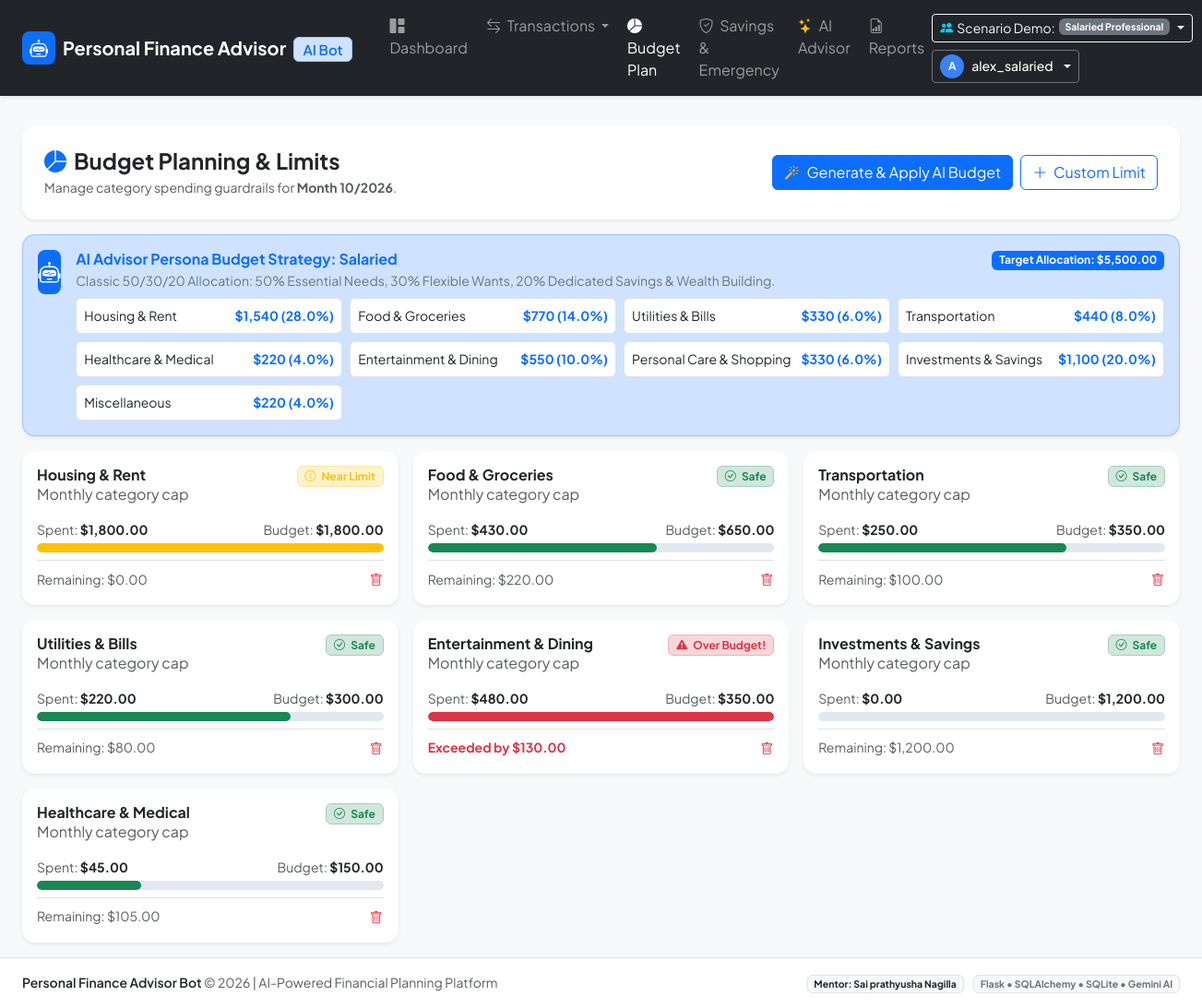
The app's page /budget/ (signed in) with its own data.
### app/models.py (models this page shows, shortened)
class User(UserMixin, db.Model):
    __tablename__ = 'users'
    id = db.Column(db.Integer, primary_key=True)
    username = db.Column(db.String(64), unique=True, nullable=False, index=True)
    email = db.Column(db.String(120), unique=True, nullable=False, index=True)
    password_hash = db.Column(db.String(256), nullable=False)
    persona = db.Column(db.String(32), default='salaried', nullable=False)  # salaried, student, freelancer, household
    monthly_income = db.Column(db.Float, default=0.0)
    currency = db.Column(db.String(8), default='$')
    gemini_api_key = db.Column(db.String(256), nullable=True)
    created_at = db.Column(db.DateTime, default=utc_now)
    incomes = db.relationship('Income', backref='user', lazy=True, cascade='all, delete-orphan')
    expenses = db.relationship('Expense', backref='user', lazy=True, cascade='all, delete-orphan')
    budgets = db.relationship('Budget', backref='user', lazy=True, cascade='all, delete-orphan')
    goals = db.relationship('SavingsGoal', backref='user', lazy=True, cascade='all, delete-orphan')
    chat_messages = db.relationship('ChatMessage', backref='user', lazy=True, cascade='all, delete-orphan')
    reports = db.relationship('FinancialReport', backref='user', lazy=True, cascade='all, delete-orphan')

class Budget(db.Model):
    __tablename__ = 'budgets'
    __table_args__ = (
        db.UniqueConstraint('user_id', 'category', 'month', 'year', name='uq_user_cat_month_year'),
    )
    id = db.Column(db.Integer, primary_key=True)
    user_id = db.Column(db.Integer, db.ForeignKey('users.id'), nullable=False, index=True)
    category = db.Column(db.String(64), nullable=False)
    allocated_amount = db.Column(db.Float, nullable=False)
    month = db.Column(db.Integer, nullable=False)
    year = db.Column(db.Integer, nullable=False)
    notes = db.Column(db.String(256), nullable=True)
    created_at = db.Column(db.DateTime, default=utc_now)

### app/routes/budget.py (the view, shortened to what this page needs)
@budget_bp.route('/', methods=['GET', 'POST'])
@login_required
def index():
    today = date.today()
    month = request.args.get('month', today.month, type=int)
    year = request.args.get('year', today.year, type=int)
    budgets = Budget.query.filter_by(user_id=current_user.id, month=month, year=year).all()
    expenses = Expense.query.filter(
        Expense.user_id == current_user.id,
        db.extract('month', Expense.date) == month,
        db.extract('year', Expense.date) == year
    ).all()
    spending_map = {}
    for exp in expenses:
        spending_map[exp.category] = spending_map.get(exp.category, 0.0) + exp.amount
    budget_cards = []
    total_budgeted = 0.0
    total_spent_budgeted = 0.0
    overspent_count = 0
    for b in budgets:
        spent = spending_map.get(b.category, 0.0)
        remaining = b.allocated_amount - spent
        pct = round((spent / b.allocated_amount) * 100, 1) if b.allocated_amount > 0 else 0.0
        status = 'success'
        if pct > 100:
            status = 'danger'
            overspent_count += 1
        elif pct >= 80:
            status = 'warning'
        total_budgeted += b.allocated_amount
        total_spent_budgeted += spent
        budget_cards.append({
            'id': b.id,
            'category': b.category,
            'allocated': b.allocated_amount,
            'spent': spent,
            'remaining': remaining,
            'percentage': pct,
            'status': status,
            'notes': b.notes
        })
    ai_plan = generate_ai_budget_plan(current_user, month=month, year=year)
    return render_template(
        'budget/index.html',
        budget_cards=budget_cards,
        total_budgeted=total_budgeted,
        total_spent_budgeted=total_spent_budgeted,
        overspent_count=overspent_count,
        ai_plan=ai_plan,
        month=month,
        year=year
    )

### app/templates/budget/index.html (shortened to what this page needs)
{% extends "base.html" %}
{% block content %}
<div class="row g-3">
    <div class="col-12">
        <div class="card p-4 border-0 bg-white shadow-sm">
            <div class="d-flex flex-wrap justify-content-between align-items-center gap-3">
                <div>
                    <h4 class="fw-bold mb-1 text-dark d-flex align-items-center gap-2">
                        <i class="bi bi-pie-chart-fill text-primary"></i> Budget Planning & Limits
                    </h4>
                    <p class="text-muted small mb-0">
                        Manage category spending guardrails for <strong>Month {{ month }}/{{ year }}</strong>.
                    </p>
                </div>
                <div class="d-flex gap-2 align-items-center flex-wrap">
                    <form method="POST" action="{{ url_for('budget.apply_ai_plan') }}">
                        <button type="submit" class="btn btn-primary d-flex align-items-center gap-2" onclick="return confirm('Generate and apply the AI-recommended budget plan for {{ personas_config.get(current_user.persona, {}).get('label') }}?');">
                            <i class="bi bi-magic text-warning"></i> Generate & Apply AI Budget
                        </button>
                    </form>
                    <button class="btn btn-outline-primary" data-bs-toggle="modal" data-bs-target="#addBudgetModal">
                        <i class="bi bi-plus-lg me-1"></i> Custom Limit
                    </button>
                </div>
            </div>
        </div>
    </div>
    <div class="col-12">
        <div class="card border-primary border-opacity-25 bg-primary-subtle bg-opacity-10 shadow-sm p-3">
            <div class="d-flex align-items-start gap-3">
                <div class="kpi-icon-badge bg-primary text-white rounded-3">
                    <i class="bi bi-robot fs-4"></i>
                </div>
                <div class="flex-grow-1">
                    <div class="d-flex justify-content-between align-items-center flex-wrap">
                        <h6 class="fw-bold mb-1 text-primary">AI Advisor Persona Budget Strategy: {{ current_user.persona | title }}</h6>
                        <span class="badge bg-primary text-white small">Target Allocation: {{ current_user.currency }}{{ '{:,.2f}'.format(ai_plan.total_allocated) }}</span>
                    </div>
                    <p class="small text-secondary mb-2">{{ ai_plan.philosophy }}</p>
                    <div class="row g-2">
                        {% for item in ai_plan.plan %}
                        <div class="col-md-3 col-sm-6">
                            <div class="bg-white p-2 rounded border small d-flex justify-content-between align-items-center">
                                <span class="text-truncate me-2">{{ item.category }}</span>
                                <strong class="text-primary">{{ current_user.currency }}{{ '{:,.0f}'.format(item.allocated_amount) }} ({{ item.percentage }}%)</strong>
                            </div>
                        </div>
                        {% endfor %}
                    </div>
                </div>
            </div>
        </div>
    </div>
    <div class="col-12">
        <div class="row g-3">
            {% for b in budget_cards %}
            <div class="col-xl-4 col-md-6">
                <div class="card p-3 border-0 bg-white shadow-sm h-100 card-hover">
                    <div class="d-flex justify-content-between align-items-start mb-2">
                        <div>
                            <h6 class="fw-bold text-dark mb-0">{{ b.category }}</h6>
                            <span class="text-muted fs-8">{{ b.notes or 'Monthly category cap' }}</span>
                        </div>
                        <span class="badge bg-{{ b.status }}-subtle text-{{ b.status }} border border-{{ b.status }}-subtle">
                            {% if b.status == 'danger' %}
                            <i class="bi bi-exclamation-triangle-fill me-1"></i> Over Budget!
                            {% elif b.status == 'warning' %}
                            <i class="bi bi-exclamation-circle me-1"></i> Near Limit
                            {% else %}
                            <i class="bi bi-check-circle me-1"></i> Safe
                            {% endif %}
                        </span>
                    </div>
                    <div class="d-flex justify-content-between align-items-baseline mt-2 mb-1">
                        <span class="small text-muted">Spent: <strong class="text-dark">{{ current_user.currency }}{{ '{:,.2f}'.format(b.spent) }}</strong></span>
                        <span class="small text-muted">Budget: <strong class="text-dark">{{ current_user.currency }}{{ '{:,.2f}'.format(b.allocated) }}</strong></span>
                    </div>
                    <div class="progress mb-2" style="height: 10px;">
                        <div class="progress-bar bg-{{ b.status }}" role="progressbar"
                             style="width: {{ [b.percentage, 100] | min }}%;"></div>
                    </div>
                    <div class="d-flex justify-content-between align-items-center small mt-auto pt-2 border-top">
                        <span class="{% if b.remaining < 0 %}text-danger fw-bold{% else %}text-muted{% endif %}">
                            {% if b.remaining < 0 %}
                            Exceeded by {{ current_user.currency }}{{ '{:,.2f}'.format(-b.remaining) }}
                            {% else %}
                            Remaining: {{ current_user.currency }}{{ '{:,.2f}'.format(b.remaining) }}
                            {% endif %}
                        </span>
                        <form method="POST" action="{{ url_for('budget.delete', id=b.id) }}" onsubmit="return confirm('Remove budget for {{ b.category }}?');">
                            <button type="submit" class="btn btn-sm btn-link text-danger p-0 text-decoration-none">
                                <i class="bi bi-trash"></i>
                            </button>
                        </form>
                    </div>
                </div>
            </div>
            {% endfor %}
        </div>
    </div>
</div>
{% endblock %}

### app/templates/base.html (shortened to what this page needs)
<!DOCTYPE html>
<html lang="en">
<head>
    <link href="https://cdn.jsdelivr.net/npm/bootstrap@5.3.3/dist/css/bootstrap.min.css" rel="stylesheet">
    <link rel="stylesheet" href="https://cdn.jsdelivr.net/npm/bootstrap-icons@1.11.3/font/bootstrap-icons.min.css">
    <link rel="stylesheet" href="{{ url_for('static', filename='css/style.css') }}">
</head>
<body class="bg-light">
    <nav class="navbar navbar-expand-lg navbar-dark bg-dark sticky-top shadow-sm py-2">
        <div class="container-fluid px-lg-4">
            <a class="navbar-brand d-flex align-items-center gap-2 fw-bold text-white" href="{{ url_for('dashboard.index') if current_user.is_authenticated else url_for('auth.login') }}">
                <div class="brand-icon bg-primary text-white rounded-3 d-flex align-items-center justify-content-center">
                    <i class="bi bi-robot fs-5"></i>
                </div>
                <span>Personal Finance Advisor <span class="badge bg-primary-subtle text-primary border border-primary-subtle ms-1 fw-semibold fs-7">AI Bot</span></span>
            </a>
            <div class="collapse navbar-collapse" id="navbarContent">
                {% if current_user.is_authenticated %}
                <ul class="navbar-nav me-auto mb-2 mb-lg-0 ms-lg-3 gap-lg-1">
                    <li class="nav-item">
                        <a class="nav-link {% if request.endpoint == 'dashboard.index' %}active{% endif %}" href="{{ url_for('dashboard.index') }}">
                            <i class="bi bi-grid-1x2-fill me-1"></i> Dashboard
                        </a>
                    </li>
                    <li class="nav-item dropdown">
                        <a class="nav-link dropdown-toggle {% if 'transactions' in request.endpoint %}active{% endif %}" href="#" role="button" data-bs-toggle="dropdown">
                            <i class="bi bi-arrow-left-right me-1"></i> Transactions
                        </a>
                    </li>
                    <li class="nav-item">
                        <a class="nav-link {% if 'budget' in request.endpoint %}active{% endif %}" href="{{ url_for('budget.index') }}">
                            <i class="bi bi-pie-chart-fill me-1"></i> Budget Plan
                        </a>
                    </li>
                    <li class="nav-item">
                        <a class="nav-link {% if 'goals' in request.endpoint %}active{% endif %}" href="{{ url_for('goals.index') }}">
                            <i class="bi bi-shield-check me-1"></i> Savings & Emergency
                        </a>
                    </li>
                    <li class="nav-item">
                        <a class="nav-link {% if 'advisor' in request.endpoint %}active{% endif %}" href="{{ url_for('advisor.index') }}">
                            <i class="bi bi-stars text-warning me-1"></i> AI Advisor
                        </a>
                    </li>
                    <li class="nav-item">
                        <a class="nav-link {% if 'reports' in request.endpoint %}active{% endif %}" href="{{ url_for('reports.index') }}">
                            <i class="bi bi-file-earmark-bar-graph me-1"></i> Reports
                        </a>
                    </li>
                </ul>
                <div class="d-flex align-items-center gap-2 flex-wrap">
                    <div class="dropdown">
                        <button class="btn btn-sm btn-outline-light dropdown-toggle d-flex align-items-center gap-1" type="button" data-bs-toggle="dropdown">
                            <i class="bi bi-people-fill text-info"></i>
                            <span class="d-none d-md-inline">Scenario Demo:</span>
                            <span class="badge bg-secondary">{{ personas_config.get(current_user.persona, {}).get('label', current_user.persona) }}</span>
                        </button>
                    </div>
                    <div class="dropdown">
                        <button class="btn btn-sm btn-dark border border-secondary text-white dropdown-toggle d-flex align-items-center gap-2" type="button" data-bs-toggle="dropdown">
                            <div class="avatar-circle">{{ current_user.username[0].upper() }}</div>
                            <span class="fw-medium">{{ current_user.username }}</span>
                        </button>
                    </div>
                </div>
                {% else %}
                <div class="navbar-nav ms-auto gap-2">
                    <a class="btn btn-sm btn-outline-light" href="{{ url_for('auth.login') }}">Log In</a>
                    <a class="btn btn-sm btn-primary" href="{{ url_for('auth.register') }}">Create Account</a>
                </div>
                {% endif %}
            </div>
        </div>
    </nav>
    <main class="container-fluid px-lg-4 py-3 flex-grow-1">
        {% block content %}{% endblock %}
    </main>
    <footer class="footer mt-auto py-3 bg-white border-top">
        <div class="container-fluid px-lg-4 d-flex flex-wrap justify-content-between align-items-center small text-muted">
            <div>
                <span class="fw-semibold text-dark">Personal Finance Advisor Bot</span> &copy; {{ current_year }} | AI-Powered Financial Planning Platform
            </div>
            <div>
                <span class="badge bg-light text-dark border me-2">Mentor: {{ mentor_name }}</span>
                <span class="badge bg-light text-secondary border">Flask &bull; SQLAlchemy &bull; SQLite &bull; Gemini AI</span>
            </div>
        </div>
    </footer>
</body>
</html>

### records on screen
User: get "Salaried Professional", username "A", username "alex_salaried", persona "Salaried", currency "$", currency "$" "$" "$" "$" "$" "$" "$" "$" "$"
Budget: category "Housing & Rent", notes "Monthly category cap", shows "Near Limit", spent "1,800.00", allocated "1,800.00", {{ [b.percentage, 100] | min }} 100.0 (drawn), remaining "0.00"
Budget: category "Food & Groceries", notes "Monthly category cap", shows "Safe", spent "430.00", allocated "650.00", {{ [b.percentage, 100] | min }} 66.2 (drawn), remaining "220.00"
Budget: category "Transportation", notes "Monthly category cap", shows "Safe", spent "250.00", allocated "350.00", {{ [b.percentage, 100] | min }} 71.4 (drawn), remaining "100.00"
Budget: category "Utilities & Bills", notes "Monthly category cap", shows "Safe", spent "220.00", allocated "300.00", {{ [b.percentage, 100] | min }} 73.3 (drawn), remaining "80.00"
Budget: category "Entertainment & Dining", notes "Monthly category cap", shows "Over Budget!", spent "480.00", allocated "350.00", {{ [b.percentage, 100] | min }} 100 (drawn), remaining "130.00"
Budget: category "Investments & Savings", notes "Monthly category cap", shows "Safe", spent "0.00", allocated "1,200.00", remaining "1,200.00"
Budget: category "Healthcare & Medical", notes "Monthly category cap", shows "Safe", spent "45.00", allocated "150.00", {{ [b.percentage, 100] | min }} 30.0 (drawn), remaining "105.00"

### other values on screen
{{ month }} "10"
{{ year }} "2026"
{{ '{:,.2f}'.format(ai_plan.total_allocated) }} "5,500.00"
{{ ai_plan.philosophy }} "Classic 50/30/20 Allocation: 50% Essential Needs, 30% Flexible Wants, 20% Dedicated Savings & Wealth Building."
{{ item.category }} "Housing & Rent" "Food & Groceries" "Utilities & Bills" "Transportation" "Healthcare & Medical" "Entertainment & Dining" "Personal Care & Shopping" "Investments & Savings" "Miscellaneous"
{{ '{:,.0f}'.format(item.allocated_amount) }} "1,540" "770" "330" "440" "220" "550" "330" "1,100" "220"
{{ item.percentage }} "28.0" "14.0" "6.0" "8.0" "4.0" "10.0" "6.0" "20.0" "4.0"
{{ mentor_name }} "Sai prathyusha Nagilla"
